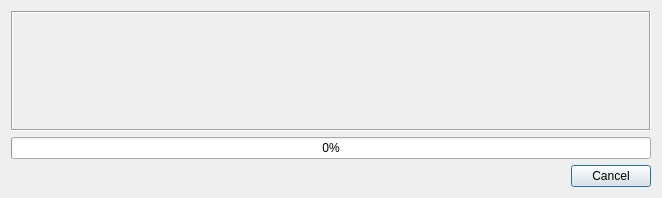
<?xml version="1.0" encoding="UTF-8"?>
<ui version="4.0">
 <class>DatabaseProgressDialog</class>
 <widget class="QDialog" name="DatabaseProgressDialog">
  <property name="geometry">
   <rect>
    <x>0</x>
    <y>0</y>
    <width>658</width>
    <height>198</height>
   </rect>
  </property>
  <property name="windowTitle">
   <string>Dialog</string>
  </property>
  <layout class="QVBoxLayout" name="verticalLayout">
   <item>
    <widget class="QLabel" name="labelDatabaseProgress">
     <property name="minimumSize">
      <size>
       <width>640</width>
       <height>120</height>
      </size>
     </property>
     <property name="frameShape">
      <enum>QFrame::Box</enum>
     </property>
     <property name="frameShadow">
      <enum>QFrame::Sunken</enum>
     </property>
     <property name="text">
      <string/>
     </property>
     <property name="alignment">
      <set>Qt::AlignLeading|Qt::AlignLeft|Qt::AlignTop</set>
     </property>
     <property name="wordWrap">
      <bool>true</bool>
     </property>
     <property name="margin">
      <number>5</number>
     </property>
     <property name="textInteractionFlags">
      <set>Qt::LinksAccessibleByMouse|Qt::TextSelectableByMouse</set>
     </property>
    </widget>
   </item>
   <item>
    <widget class="QProgressBar" name="progressBarDatabaseProgress">
     <property name="value">
      <number>0</number>
     </property>
    </widget>
   </item>
   <item>
    <widget class="QDialogButtonBox" name="buttonBoxDatabaseProgress">
     <property name="orientation">
      <enum>Qt::Horizontal</enum>
     </property>
     <property name="standardButtons">
      <set>QDialogButtonBox::Cancel</set>
     </property>
    </widget>
   </item>
  </layout>
 </widget>
 <resources/>
 <connections/>
</ui>
